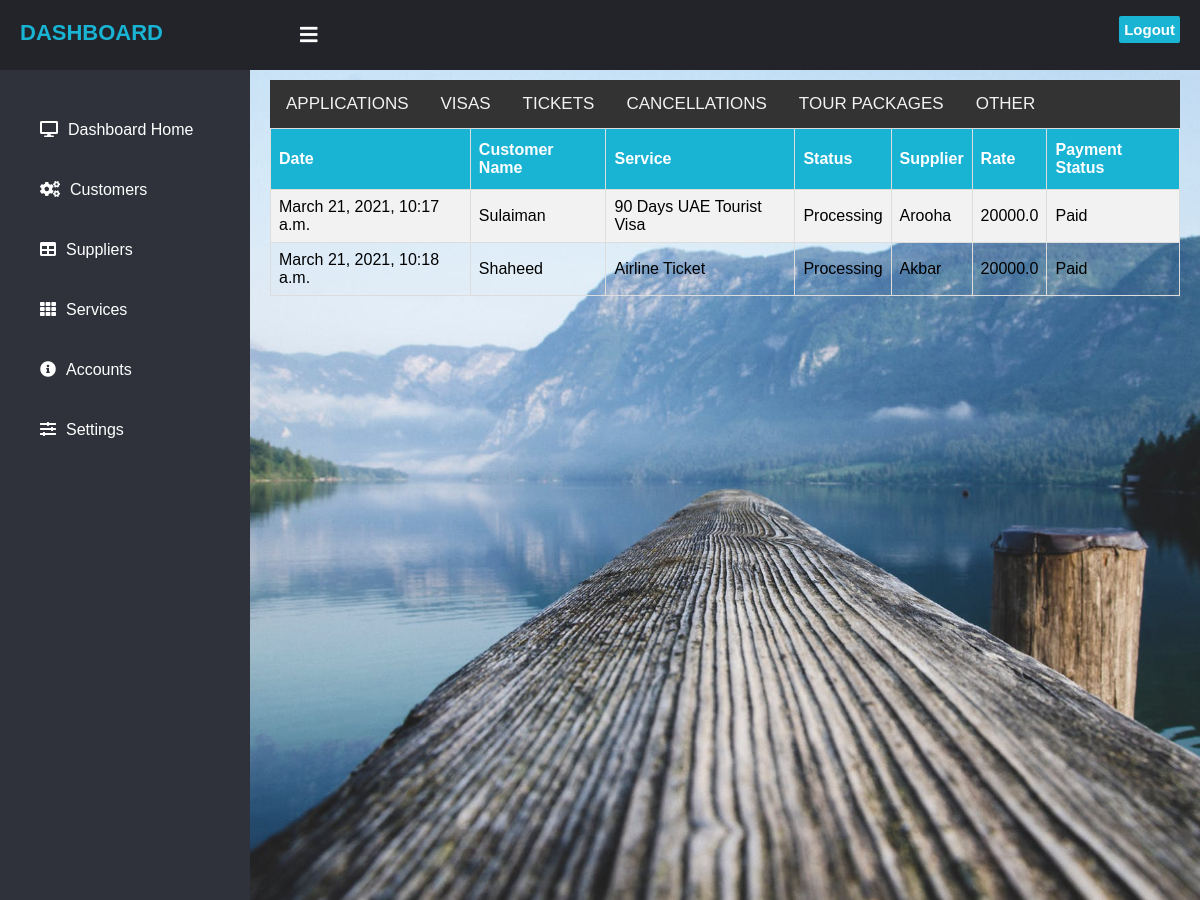
The app's page /dashboard/services/, older data.
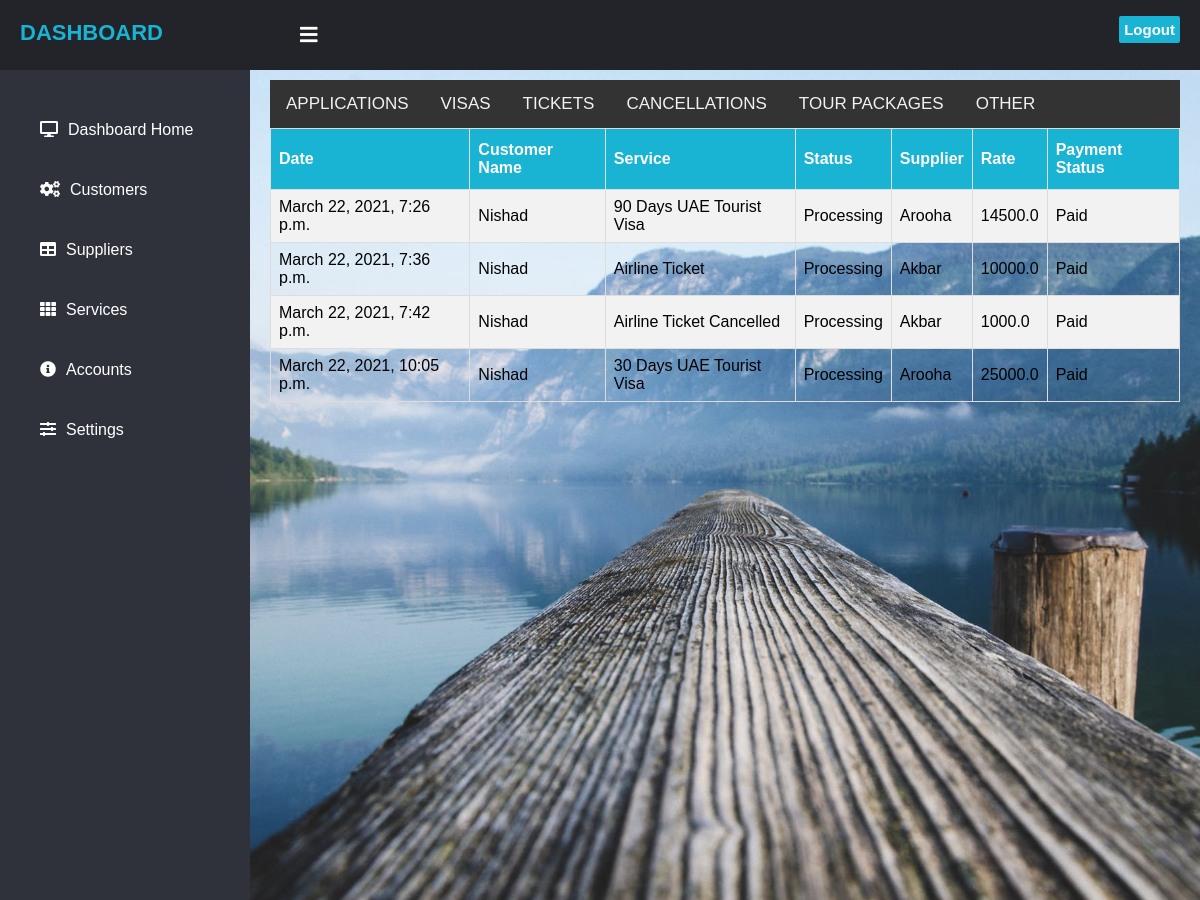
The same page, newer data.
### dashboard/models.py (models this page shows)
class sales(models.Model):
    sales_date=models.DateTimeField(auto_now_add=True)
    cust_name=models.CharField(max_length=225,blank=True)
    cust_id=models.IntegerField(blank=True,default=0)
    product_id=models.IntegerField(blank=True,default=0)
    product_name=models.CharField(max_length=225,blank=True,default=0)
    sup_name=models.CharField(max_length=225,blank=True,default=0)
    sup_id=models.IntegerField(blank=True,default=0)
    purchase_rate = models.FloatField(blank=True,default=0)
    sales_price=models.FloatField(blank=True,default=0)
    paid_amount=models.FloatField(blank=True,default=0)
    balance=models.FloatField(blank=True,default=0)

### dashboard/views.py (the view)
# urls.py: path('services/',services),
def services(request):
    sales_table=sales.objects.all()
    return render(request,'dash_services.html',{'sales':sales_table})

### dashboard/templates/dash_services.html (shortened to what this page needs)
 {% extends 'base.html' %}
 {% block content %}
  {% include 'header.html' %}
 {% include 'sidebar.html' %}
<div class="content">
    {% include 'service_menu.html' %}
        <table id="customers">
  <tr>
    <th>Date</th>
    <th>Customer Name</th>
    <th>Service</th>
      <th>Status</th>
      <th>Supplier</th>
      <th>Rate</th>
      <th>Payment Status</th>
  </tr>
            {% for sale in sales %}
  <tr>
    <td>{{sale.sales_date}}</td>
    <td>{{sale.cust_name}}</td>
    <td>{{sale.product_name}}</td>
      <td>Processing</td>
      <td>{{sale.sup_name}}</td>
      <td>{{sale.sales_price}}</td>
      <td>Paid</td>
  </tr>
{% endfor %}
</table>
    </div>
 {% endblock %}

### dashboard/templates/base.html (shortened to what this page needs)
<!DOCTYPE html>
<html lang="en" dir="ltr">
  <head>
    {% load static %}
    <link rel="stylesheet" href="{% static 'dashboard/style.css' %}">
    <link rel="stylesheet" href="https://cdnjs.cloudflare.com/ajax/libs/font-awesome/5.12.1/css/all.min.css">
  </head>
  <body>
    {% block content %}
    {% endblock %}
  </body>
</html>

### dashboard/templates/header.html
    <header>
      <label for="check">
        <i class="fas fa-bars" id="sidebar_btn"></i>
      </label>
      <div class="left_area">
        <h3><span>Dashboard</span></h3>
      </div>
      <div class="right_area">
        <a href="#" class="logout_btn">Logout</a>
      </div>
    </header>

### dashboard/templates/sidebar.html
    <div class="sidebar">
      <a href="#"><i class="fas fa-desktop"></i><span>Dashboard Home</span></a>
      <a href="/dashboard/customers"><i class="fas fa-cogs"></i><span>Customers</span></a>
      <a href="/dashboard/suppliers"><i class="fas fa-table"></i><span>Suppliers</span></a>
      <a href="/dashboard/services/"><i class="fas fa-th"></i><span>Services</span></a>
      <a href="/dashboard/accounts"><i class="fas fa-info-circle"></i><span>Accounts</span></a>
      <a href="#"><i class="fas fa-sliders-h"></i><span>Settings</span></a>
    </div>

### dashboard/templates/service_menu.html
<div class="topnav">
  <a class="active" href="/dashboard/services">APPLICATIONS</a>
  <a href="/dashboard/sales">VISAS</a>
   <a href="/dashboard/tickets">TICKETS</a>
  <a href="/dashboard/sales">CANCELLATIONS</a>
   <a href="/dashboard/sales">TOUR PACKAGES</a>
   <a href="/dashboard/sales">OTHER</a>
</div>

### Portal_main/static/dashboard/style.css (style rules this page uses)
body { margin: 0; padding: 0; font-family: "Roboto", sans-serif; }
header { z-index: 1; position: fixed; background: #22242A; padding: 20px; width: calc(100% - 0%); top: 0; height: 30px; }
.left_area h3 { color: #fff; margin: 0; text-transform: uppercase; font-size: 22px; font-weight: 900; }
.left_area span { color: #19B3D3; }
.logout_btn { padding: 5px; background: #19B3D3; text-decoration: none; float: right; margin-top: -30px; margin-right: 40px; border-radius: 2px; font-size: 15px; font-weight: 600; color: #fff; transition: 0.5s; transition-property: background; }
.sidebar { z-index: 1; top: 0; background: #2f323a; margin-top: 70px; padding-top: 30px; position: fixed; left: 0; width: 250px; height: calc(100% - 9%); transition: 0.5s; transition-property: left; overflow-y: auto; }
.sidebar a { color: #fff; display: block; width: 100%; line-height: 60px; text-decoration: none; padding-left: 40px; box-sizing: border-box; transition: 0.5s; transition-property: background; }
.sidebar i { padding-right: 10px; }
label #sidebar_btn { z-index: 1; color: #fff; position: fixed; cursor: pointer; left: 300px; font-size: 20px; margin: 5px 0; transition: 0.5s; transition-property: color; }
.content { width: (100% - 250px); margin-top: 60px; padding: 20px; margin-left: 250px; background: url(background.png) no-repeat; background-position: center; background-size: cover; height: 100vh; transition: 0.5s; }

### dashboard/templates/base.html (style rules this page uses)
body { margin: 0; padding: 0; font-family: "Roboto", sans-serif; }
header { z-index: 1; position: fixed; background: #22242A; padding: 20px; width: calc(100% - 0%); top: 0; height: 30px; }
.left_area h3 { color: #fff; margin: 0; text-transform: uppercase; font-size: 22px; font-weight: 900; }
.left_area span { color: #19B3D3; }
.logout_btn { padding: 5px; background: #19B3D3; text-decoration: none; float: right; margin-top: -30px; margin-right: 40px; border-radius: 2px; font-size: 15px; font-weight: 600; color: #fff; transition: 0.5s; transition-property: background; }
.sidebar { z-index: 1; top: 0; background: #2f323a; margin-top: 70px; padding-top: 30px; position: fixed; left: 0; width: 250px; height: calc(100% - 9%); transition: 0.5s; transition-property: left; overflow-y: auto; }
.sidebar a { color: #fff; display: block; width: 100%; line-height: 60px; text-decoration: none; padding-left: 40px; box-sizing: border-box; transition: 0.5s; transition-property: background; }
.sidebar i { padding-right: 10px; }
label #sidebar_btn { z-index: 1; color: #fff; position: fixed; cursor: pointer; left: 300px; font-size: 20px; margin: 5px 0; transition: 0.5s; transition-property: all; transition-property: color; }
.content { width: (100% - 250px); margin-top: 60px; padding: 20px; margin-left: 250px; background: url(background.png) no-repeat; background-position: center; background-size: cover; height: 100vh; transition: 0.5s; }
#customers { font-family: Arial, Helvetica, sans-serif; border-collapse: collapse; width: 100%; }
#customers td, #customers th { border: 1px solid #ddd; padding: 8px; }
#customers tr:nth-child(even) { background-color: #f2f2f2; }
#customers th { padding-top: 12px; padding-bottom: 12px; text-align: left; background-color:#19B3D3; color: white; }
body { margin: 0; font-family: Arial, Helvetica, sans-serif; }
.topnav { overflow: hidden; background-color: #333; }
.topnav a { float: left; color: #f2f2f2; text-align: center; padding: 14px 16px; text-decoration: none; font-size: 17px; }

Row changes from the older to the newer data that the page shows:
removed sales: sales_date "March 21, 2021, 10:17 a.m.", cust_name "Sulaiman", product_name "90 Days UAE Tourist Visa", sup_name "Arooha", sales_price "20000.0"
removed sales: sales_date "March 21, 2021, 10:18 a.m.", cust_name "Shaheed", product_name "Airline Ticket", sup_name "Akbar", sales_price "20000.0"
added sales: sales_date "March 22, 2021, 7:26 p.m.", cust_name "Nishad", product_name "90 Days UAE Tourist Visa", sup_name "Arooha", sales_price "14500.0"
added sales: sales_date "March 22, 2021, 7:36 p.m.", cust_name "Nishad", product_name "Airline Ticket", sup_name "Akbar", sales_price "10000.0"
added sales: sales_date "March 22, 2021, 7:42 p.m.", cust_name "Nishad", product_name "Airline Ticket Cancelled", sup_name "Akbar", sales_price "1000.0"
added sales: sales_date "March 22, 2021, 10:05 p.m.", cust_name "Nishad", product_name "30 Days UAE Tourist Visa", sup_name "Arooha", sales_price "25000.0"
